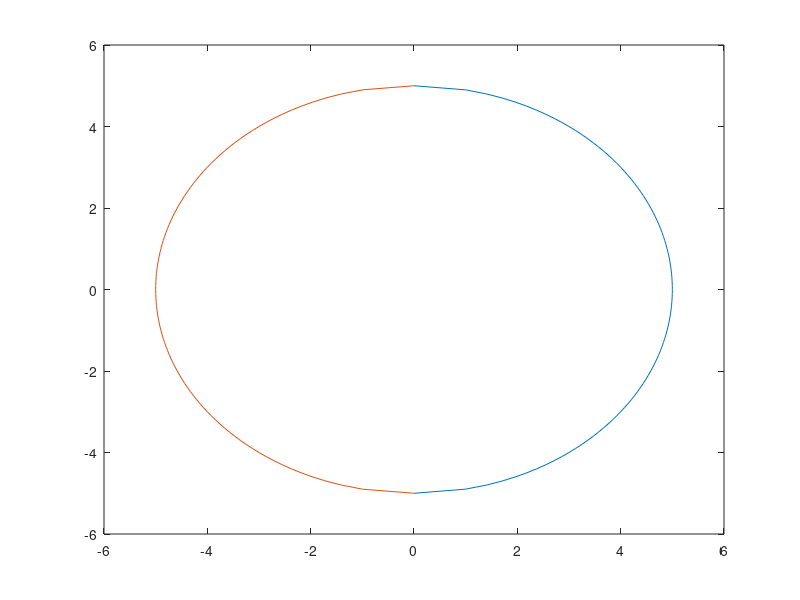

Recreate this plot in MATLAB. (Note: this script raises an error after producing the figure.)
% MODULE 2 - Diary, Plot, Solve equations
% Use of diary

% PRE-REQUISITES:
% Install Symbolic Math Toolbox BEFORE running this file

diary on        % Turns the diary on. Whatever gets printed in the command window, gets stored as a text 
a = 1;
b = 3
c = a + b;
diary off       % Turns the diary off

% Plot a circle for an input radius
r = input('Please enter the radius of Circle: ');
y =- r:0.1:r;               % Increment in terms of 0.1 from -r to r
x = sqrt(r.^2-y.^2);
plot(x,y)                   % Plot the right semi-circle
hold on                     % Keeps the current figure, and adds upon it thw subsequent teas
plot(-x,y)                  % % Plot the left semi-circle

syms y
eq = y^3 - 216 == 0;
Solution = solve(eq)                    % returns all 3 roots
Solution_R = solve(eq, 'Real', true)    % only Return real values
